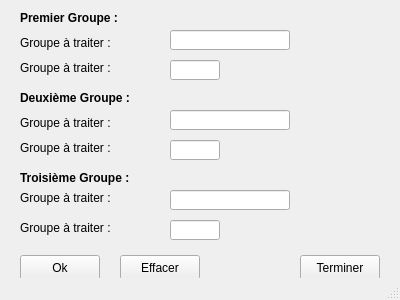
<?xml version="1.0" encoding="UTF-8"?>
<ui version="4.0">
 <class>MainListeEtudiants2019</class>
 <widget class="QMainWindow" name="MainListeEtudiants2019">
  <property name="geometry">
   <rect>
    <x>0</x>
    <y>0</y>
    <width>400</width>
    <height>300</height>
   </rect>
  </property>
  <property name="windowTitle">
   <string>Lance 3 processus.</string>
  </property>
  <widget class="QWidget" name="centralWidget">
   <widget class="QLabel" name="labelPremier">
    <property name="geometry">
     <rect>
      <x>20</x>
      <y>10</y>
      <width>120</width>
      <height>15</height>
     </rect>
    </property>
    <property name="font">
     <font>
      <weight>75</weight>
      <bold>true</bold>
     </font>
    </property>
    <property name="text">
     <string>Premier Groupe :</string>
    </property>
   </widget>
   <widget class="QLabel" name="labelSecond">
    <property name="geometry">
     <rect>
      <x>20</x>
      <y>90</y>
      <width>150</width>
      <height>15</height>
     </rect>
    </property>
    <property name="font">
     <font>
      <weight>75</weight>
      <bold>true</bold>
     </font>
    </property>
    <property name="text">
     <string>Deuxième Groupe :</string>
    </property>
   </widget>
   <widget class="QLabel" name="labelTroisieme">
    <property name="geometry">
     <rect>
      <x>20</x>
      <y>170</y>
      <width>150</width>
      <height>15</height>
     </rect>
    </property>
    <property name="font">
     <font>
      <weight>75</weight>
      <bold>true</bold>
     </font>
    </property>
    <property name="text">
     <string>Troisième Groupe :</string>
    </property>
   </widget>
   <widget class="QLabel" name="labelGroupe1">
    <property name="geometry">
     <rect>
      <x>20</x>
      <y>35</y>
      <width>150</width>
      <height>15</height>
     </rect>
    </property>
    <property name="text">
     <string>Groupe à traiter :</string>
    </property>
   </widget>
   <widget class="QLabel" name="labelNbEtud1">
    <property name="geometry">
     <rect>
      <x>20</x>
      <y>60</y>
      <width>120</width>
      <height>15</height>
     </rect>
    </property>
    <property name="text">
     <string>Groupe à traiter :</string>
    </property>
   </widget>
   <widget class="QLabel" name="labelGroupe2">
    <property name="geometry">
     <rect>
      <x>20</x>
      <y>115</y>
      <width>120</width>
      <height>15</height>
     </rect>
    </property>
    <property name="text">
     <string>Groupe à traiter :</string>
    </property>
   </widget>
   <widget class="QLabel" name="labelNbEtud2">
    <property name="geometry">
     <rect>
      <x>20</x>
      <y>140</y>
      <width>120</width>
      <height>15</height>
     </rect>
    </property>
    <property name="text">
     <string>Groupe à traiter :</string>
    </property>
   </widget>
   <widget class="QLabel" name="labelGroupe3">
    <property name="geometry">
     <rect>
      <x>20</x>
      <y>190</y>
      <width>120</width>
      <height>15</height>
     </rect>
    </property>
    <property name="text">
     <string>Groupe à traiter :</string>
    </property>
   </widget>
   <widget class="QLabel" name="labelNbEtud3">
    <property name="geometry">
     <rect>
      <x>20</x>
      <y>220</y>
      <width>120</width>
      <height>15</height>
     </rect>
    </property>
    <property name="text">
     <string>Groupe à traiter :</string>
    </property>
   </widget>
   <widget class="QPushButton" name="ButtonOk">
    <property name="geometry">
     <rect>
      <x>20</x>
      <y>255</y>
      <width>80</width>
      <height>25</height>
     </rect>
    </property>
    <property name="text">
     <string>Ok</string>
    </property>
   </widget>
   <widget class="QPushButton" name="ButtonEffacer">
    <property name="geometry">
     <rect>
      <x>120</x>
      <y>255</y>
      <width>80</width>
      <height>25</height>
     </rect>
    </property>
    <property name="text">
     <string>Effacer</string>
    </property>
   </widget>
   <widget class="QPushButton" name="ButtonTerminer">
    <property name="geometry">
     <rect>
      <x>300</x>
      <y>255</y>
      <width>80</width>
      <height>25</height>
     </rect>
    </property>
    <property name="text">
     <string>Terminer</string>
    </property>
   </widget>
   <widget class="QLineEdit" name="lineGroupe1">
    <property name="geometry">
     <rect>
      <x>170</x>
      <y>30</y>
      <width>120</width>
      <height>20</height>
     </rect>
    </property>
   </widget>
   <widget class="QLineEdit" name="lineNbEtud1">
    <property name="geometry">
     <rect>
      <x>170</x>
      <y>60</y>
      <width>50</width>
      <height>20</height>
     </rect>
    </property>
   </widget>
   <widget class="QLineEdit" name="lineGroupe2">
    <property name="geometry">
     <rect>
      <x>170</x>
      <y>110</y>
      <width>120</width>
      <height>20</height>
     </rect>
    </property>
   </widget>
   <widget class="QLineEdit" name="lineNbEtud2">
    <property name="geometry">
     <rect>
      <x>170</x>
      <y>140</y>
      <width>50</width>
      <height>20</height>
     </rect>
    </property>
   </widget>
   <widget class="QLineEdit" name="lineGroupe3">
    <property name="geometry">
     <rect>
      <x>170</x>
      <y>190</y>
      <width>120</width>
      <height>20</height>
     </rect>
    </property>
   </widget>
   <widget class="QLineEdit" name="lineNbEtud3">
    <property name="geometry">
     <rect>
      <x>170</x>
      <y>220</y>
      <width>50</width>
      <height>20</height>
     </rect>
    </property>
   </widget>
  </widget>
  <widget class="QStatusBar" name="statusBar"/>
 </widget>
 <layoutdefault spacing="6" margin="11"/>
 <resources/>
 <connections/>
</ui>
